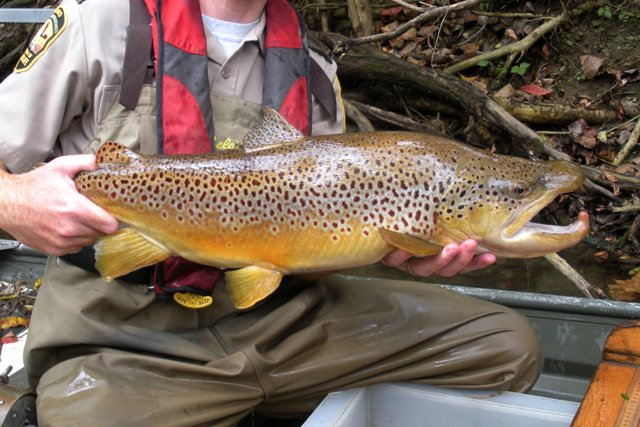
#> input picture assets/browntrout.jpg, 640 x 427 px
$ python measure_perf.py   (Python 2 division)
#> lines starting #> are read from the running program, lines starting #| are printed output that depends on the picture
# measuring performance with OpenCV
import cv2
import numpy as np

img1 = cv2.imread('assets/browntrout.jpg')
#> img1 is the input picture: shape (427, 640, 3); mean B, G, R 89.4, 103.2, 121.8
cv2.setUseOptimized(False)

e1 = cv2.getTickCount()
for i in xrange(5,49,2):
    img1 = cv2.medianBlur(img1,i)
#> this loop made 22 passes
#> pass 1, `img1 = cv2.medianBlur(img1,i)`:
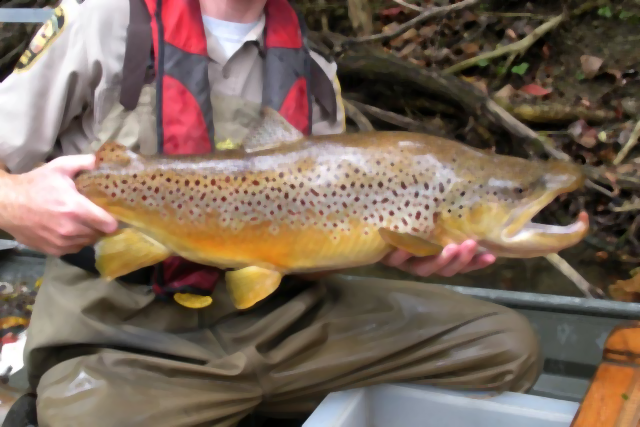
#> img1: shape (427, 640, 3); mean B, G, R 89.6, 103.6, 122.1
#> pass 3, `img1 = cv2.medianBlur(img1,i)`:
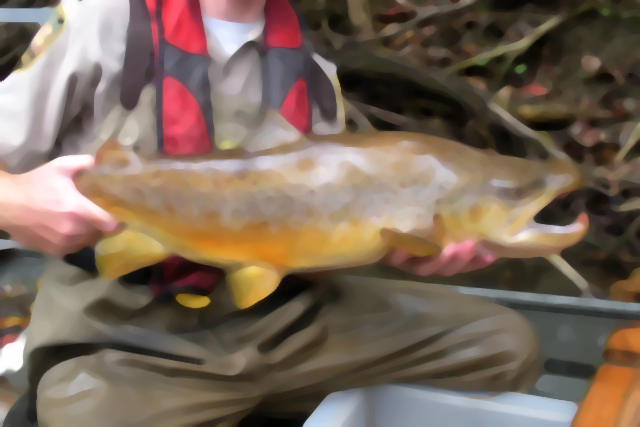
#> img1: shape (427, 640, 3); mean B, G, R 89.6, 103.9, 122.4
#> after the loop:
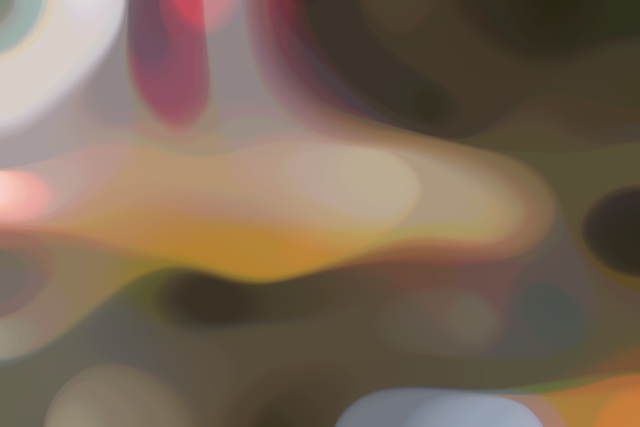
#> img1: shape (427, 640, 3); mean B, G, R 85.8, 103.2, 122
e2 = cv2.getTickCount()

time = (e2 - e1)/ cv2.getTickFrequency()
print time

$ run again, with assets/trout_head.jpg copied over assets/browntrout.jpg
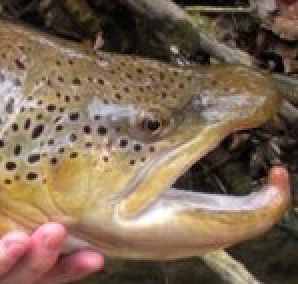
#> input picture assets/trout_head.jpg, 149 x 142 px (shown 2 times larger)
#> img1 is the input picture: shape (142, 149, 3); mean B, G, R 84.6, 104.6, 126.3
#> the loop `for i in xrange(5,49,2):` made 22 passes
#> pass 1, `img1 = cv2.medianBlur(img1,i)`:
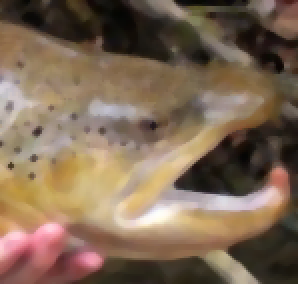
#> img1: shape (142, 149, 3) (shown 2 times larger); mean B, G, R 84.7, 105.1, 126.9
#> after the loop `for i in xrange(5,49,2):`:
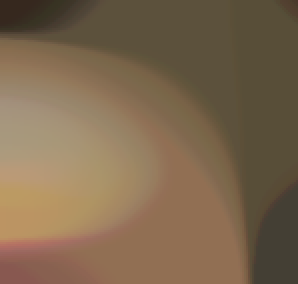
#> img1: shape (142, 149, 3) (shown 2 times larger); mean B, G, R 78, 103.7, 125.4
